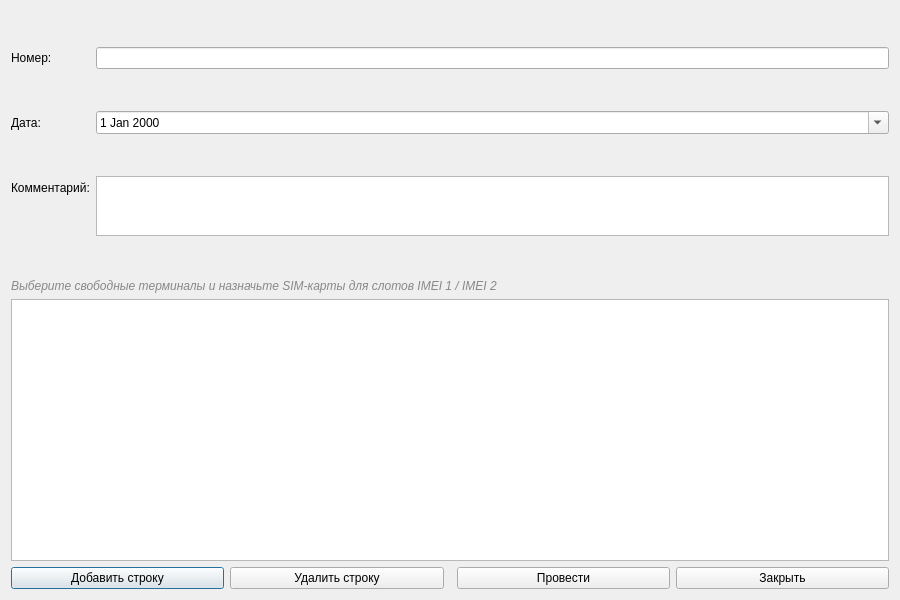
<?xml version="1.0" encoding="UTF-8"?>
<ui version="4.0">
    <class>SimInstallForm</class>
    <widget class="QDialog" name="SimInstallForm">
        <property name="geometry">
            <rect><x>0</x><y>0</y><width>900</width><height>600</height></rect>
        </property>
        <layout class="QVBoxLayout" name="verticalLayout">
            <item>
                <layout class="QFormLayout" name="formLayout">
                    <item row="0" column="0"><widget class="QLabel" name="label_2"><property name="text"><string>Номер:</string></property></widget></item>
                    <item row="0" column="1"><widget class="QLineEdit" name="lineEditNumber"/></item>
                    <item row="1" column="0"><widget class="QLabel" name="label_3"><property name="text"><string>Дата:</string></property></widget></item>
                    <item row="1" column="1"><widget class="QDateEdit" name="dateEdit"><property name="calendarPopup"><bool>true</bool></property></widget></item>
                    <item row="2" column="0"><widget class="QLabel" name="label_4"><property name="text"><string>Комментарий:</string></property></widget></item>
                    <item row="2" column="1"><widget class="QTextEdit" name="textEditComment"><property name="maximumSize"><size><width>16777215</width><height>60</height></size></property></widget></item>
                </layout>
            </item>
            <item>
                <widget class="QLabel" name="labelHint">
                    <property name="text">
                        <string>Выберите свободные терминалы и назначьте SIM-карты для слотов IMEI 1 / IMEI 2</string>
                    </property>
                    <property name="styleSheet">
                        <string>QLabel { color: #888; font-style: italic; }</string>
                    </property>
                </widget>
            </item>
            <item>
                <widget class="QTableView" name="tableView">
                    <property name="alternatingRowColors"><bool>true</bool></property>
                </widget>
            </item>
            <item>
                <layout class="QHBoxLayout" name="horizontalLayout">
                    <item><widget class="QPushButton" name="btnAddRow"><property name="text"><string>Добавить строку</string></property></widget></item>
                    <item><widget class="QPushButton" name="btnDeleteRow"><property name="text"><string>Удалить строку</string></property></widget></item>
                    <item><spacer name="horizontalSpacer"><property name="orientation"><enum>Qt::Horizontal</enum></property></spacer></item>
                    <item><widget class="QPushButton" name="btnPost"><property name="text"><string>Провести</string></property></widget></item>
                    <item><widget class="QPushButton" name="btnClose"><property name="text"><string>Закрыть</string></property></widget></item>
                </layout>
            </item>
        </layout>
    </widget>
    <resources/>
    <connections/>
</ui>
